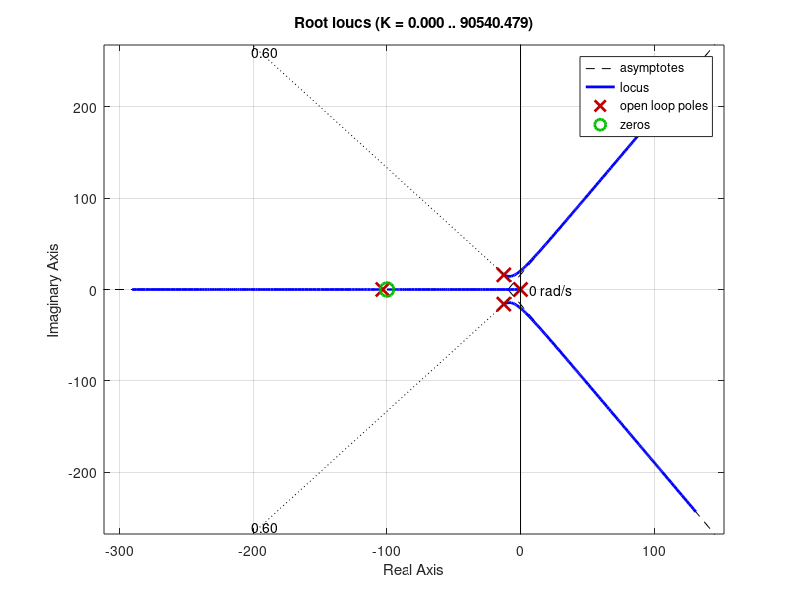

The MATLAB source for this figure:
TF = tf([10],[1,10])
U = 228.4
tauServo = 0.1;
tauSensor = 0.01;
Lp = -0.07946*U;
Ld = 0.1568*U^2;

dyn = tf(Ld,[1 -Lp]);
servo = tf(1,[tauServo 1]);
sensor = tf(1,[tauSensor 1]);

rlocus(dyn*servo*sensor)
sgrid(0.6,1e10)
%pick zeta=0.6 -> K=0.004
Kinner=0.003;

innerLoop = feedback((Kinner*dyn*servo),sensor);
int = tf(1,[1 0]);
rlocus(innerLoop*int)
sgrid(0.6,1e10)
Kouter = 2.72

outerLoop = feedback(Kouter*innerLoop*int,sensor)